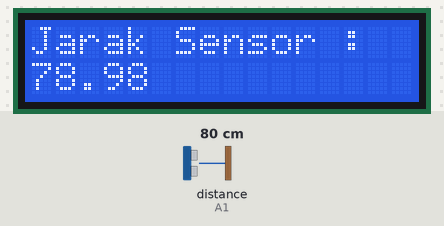
The sketch below on a simulated Arduino Uno, built with avr-gcc and run on an emulated ATmega328P. On the bench: 16×2 character LCD. Wiring (inferred from the names in the program): ultrasonic range finder: trigger A0; echo A1. The test bench sets the inputs (shaded band); at power-on: distance to the obstacle (sensor on A1) 80 cm. The echo pulse lasts 58.3 µs per cm; what the sketch prints to the serial monitor is not drawn.

Above: at 1.2 s.
1.3 s: distance to the obstacle (sensor on A1) set to 2 cm
At 2.4 s:
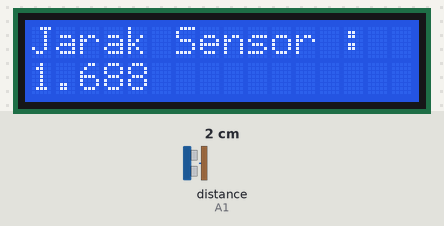
4.1 s: distance to the obstacle (sensor on A1) set to 35 cm
At 6.0 s:
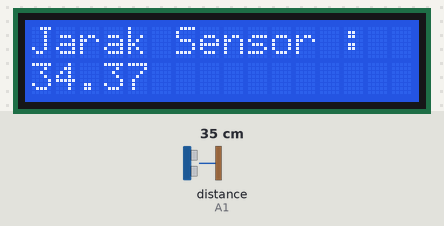
6.2 s: distance to the obstacle (sensor on A1) set to 9 cm
At 7.3 s:
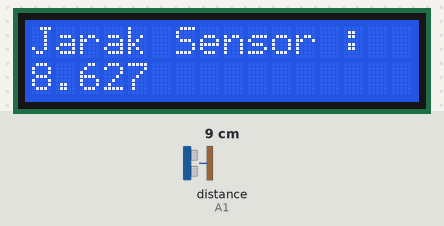
Timing chart, 0 to 9.2 s (numbered marks = the images above; inputs shaded):
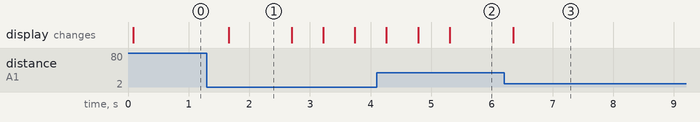

Measured:
- after the input at 1.3 s, the display: changes after 0.36 s (image 1)
- after the input at 4.1 s, the display: changes after 0.16 s (image 2)
- after the input at 6.2 s, the display: changes after 0.15 s (image 3)
- what the display in image 1 shows lasts 1.0 s, from 1.7 s to 2.7 s

The sketch:

sensor-with-display.ino
```cpp
#include <LiquidCrystal_I2C.h>

LiquidCrystal_I2C lcd(0x27, 16, 2);

const int trig = A0; //membuat parameter trig untuk HCSR-04 dan terhubung dengan pin A0 arduino
const int echo = A1; //membuat parameter echo untuk HCSR-04 dan terhubung dengan pin A1 arduino

void setup(){
  Serial.begin(9600);
  pinMode(trig, OUTPUT);
  pinMode(echo, INPUT);
  lcd.init();
  lcd.setBacklight(HIGH);
}

void loop(){
  //mengatur pembacaan sensor HCSR04
  digitalWrite(trig, LOW);
  delayMicroseconds(2);
  digitalWrite(trig, HIGH);
  delayMicroseconds(10);
  digitalWrite(trig, LOW);
  long duration = pulseIn(echo, HIGH); //pembacaan frequensi suara dengan jarak didepannya
  float cm = duration*0.034/2; //rumus untuk konversi frequensi suara menjadi jarak

  lcd.setCursor(0,0); //seting posisi penempatann pada titik 0,0
  lcd.print("Jarak Sensor :"); //mencetak variabel string kedalam lcd dengan posisi sesuai perintah sebelumnya
  lcd.setCursor(0,1);
  lcd.print(cm);

  //Tampilkan data pada serial monitor
  Serial.print("Jarak yang terbaca : ");
  Serial.print(cm);
  Serial.println(" CM"); //println untuk memberikan enter pada data yang akan dikeluarkan selanjutnya

  delay(500); //proses 0.5 detik sekali
}
```
